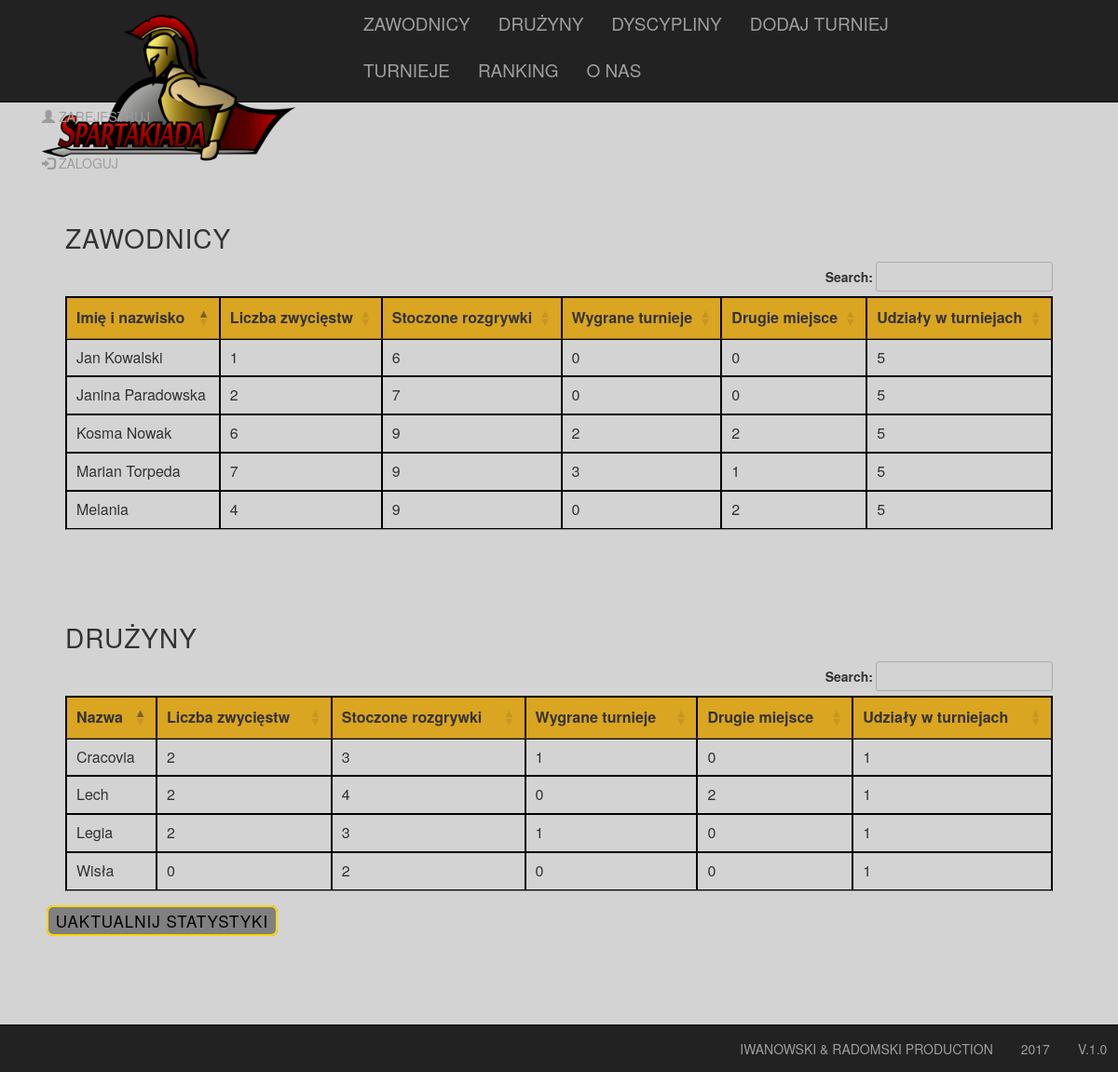
Screenshot of /stats/ with the database file from the repository.
### spartakiada/models.py (models this page shows, shortened)
class PlayerCache(models.Model):
    partaker = models.ForeignKey(Partaker, default=None)
    won = models.IntegerField(null=True)
    played = models.IntegerField(null=True)
    tournament_won = models.IntegerField(null=True)
    tournament_second = models.IntegerField(null=True)
    tournament_participated = models.IntegerField(null=True)

class Partaker(models.Model):
    player = models.ForeignKey(Player, null=True)
    team = models.ForeignKey(Team, null=True)
    def __str__(self):
        if self.player:
            return self.player.name
        elif self.team:
            return self.team.name
        else:
            return "unknown partaker"

class Player(models.Model):
    name = models.CharField(max_length=128, unique=True)
    """
    Not perfect way to get players gender basing on their first name.
    Works only for polish names.
    """
    @property
    def gender(self):
        male_names = ["Bonawentura", "Kuba", "Kosma", "Attyla", "Barnaba", "Seba", "Dyzma", "Zawisza"]
        female_names = ["Miriam", "Nicole", "Noemi", "Beatrycze", "Nel"]
        name = self.name.partition(' ')[0]
        if name.endswith("a") and name not in male_names or name in female_names:
            return "F"
        else:
            return "M"

class Team(models.Model):
    name = models.CharField(max_length=128, unique=True)
    mates = models.ManyToManyField(Player, through='Member')

### spartakiada/views.py (the view)
# urls.py: url(r'^stats/$', views.Stats.as_view(),
class Stats(View):
    def get(self, request):
        cache = PlayerCache.objects.all()
        ctx = {
            'cache': cache,
        }
        return render(request, 'spartakiada/stats.html', ctx)

### spartakiada/templates/spartakiada/stats.html (shortened to what this page needs)
{% extends 'spartakiada/base.html' %}
{% block content %}
{% include 'spartakiada/stats_players.html' %}
<br><br>
{% include 'spartakiada/stats_teams.html' %}
<link rel="stylesheet" href="/static/spartakiada/style.css">
<link rel="stylesheet" type="text/css" href="//cdn.datatables.net/1.10.15/css/jquery.dataTables.css">
<a href="{% url 'refresh-stats' %}"
       class="toggle">
        &nbsp;UAKTUALNIJ STATYSTYKI&nbsp;</a>&nbsp;
<div style="height: 65px;"></div>
{% endblock %}

### spartakiada/templates/spartakiada/stats_players.html (shortened to what this page needs)
{% block content %}
<br>
<div class="tabcon">
    <h3 class="headtext">Zawodnicy</h3>
    <table class="stats" style="font-size: 16px;">
        <thead>
            <tr style="background-color: #DAA520;">
                <th>Imię i nazwisko</th>
                <th>Liczba zwycięstw</th>
                <th>Stoczone rozgrywki</th>
                <th>Wygrane turnieje</th>
                <th>Drugie miejsce</th>
                <th>Udziały w turniejach</th>
            </tr>
        </thead>
        <tbody>
        {% for player in cache %}
        {% if player.partaker.player %}
            <tr>
                <td>{{player.partaker}}</td>
                <td>{{player.won}}</td>
                <td>{{player.played}}</td>
                <td>{{player.tournament_won}}</td>
                <td>{{player.tournament_second}}</td>
                <td>{{player.tournament_participated}}</td>
            </tr>
        {% endif %}
        {% endfor %}
        </tbody>
    </table>
</div>
{% endblock %}

### spartakiada/templates/spartakiada/stats_teams.html (shortened to what this page needs)
{% block content %}
<br>
<div class="tabcon">
    <h3 class="headtext">Drużyny</h3>
    <table class="stats" style="font-size: 16px;">
        <thead>
            <tr style="background-color: #DAA520;">
                <th>Nazwa</th>
                <th>Liczba zwycięstw</th>
                <th>Stoczone rozgrywki</th>
                <th>Wygrane turnieje</th>
                <th>Drugie miejsce</th>
                <th>Udziały w turniejach</th>
            </tr>
        </thead>
        <tbody>
        {% for player in cache %}
        {% if player.partaker.team %}
            <tr>
                <td>{{player.partaker}}</td>
                <td>{{player.won}}</td>
                <td>{{player.played}}</td>
                <td>{{player.tournament_won}}</td>
                <td>{{player.tournament_second}}</td>
                <td>{{player.tournament_participated}}</td>
            </tr>
        {% endif %}
        {% endfor %}
        </tbody>
    </table>
</div>
{% endblock %}

### spartakiada/static/spartakiada/style.css (style rules this page uses)
body { background-color: grey; }
.toggle { letter-spacing: 1px; color: black; font-size: 17px; border: 2px solid gold; border-radius: 7px; background-color: grey; padding: 2px; text-decoration: none; }
.headtext { letter-spacing: 1px; font-size: 2em; text-transform: uppercase; }
.tabcon { margin: 20px; }

### spartakiada/templates/spartakiada/stats_players.html (style rules this page uses)
table, th, td { border: 1px solid black; }

### spartakiada/templates/spartakiada/stats_teams.html (style rules this page uses)
table, th, td { border: 1px solid black; }

### rows the page displays
PlayerCache: partaker "Janina Paradowska", won "2", played "7", tournament_won "0", tournament_second "0", tournament_participated "5"
PlayerCache: partaker "Marian Torpeda", won "7", played "9", tournament_won "3", tournament_second "1", tournament_participated "5"
PlayerCache: partaker "Melania", won "4", played "9", tournament_won "0", tournament_second "2", tournament_participated "5"
PlayerCache: partaker "Jan Kowalski", won "1", played "6", tournament_won "0", tournament_second "0", tournament_participated "5"
PlayerCache: partaker "Kosma Nowak", won "6", played "9", tournament_won "2", tournament_second "2", tournament_participated "5"
PlayerCache: partaker "Cracovia", won "2", played "3", tournament_won "1", tournament_second "0", tournament_participated "1"
PlayerCache: partaker "Legia", won "2", played "3", tournament_won "1", tournament_second "0", tournament_participated "1"
PlayerCache: partaker "Wisła", won "0", played "2", tournament_won "0", tournament_second "0", tournament_participated "1"
PlayerCache: partaker "Lech", won "2", played "4", tournament_won "0", tournament_second "2", tournament_participated "1"
